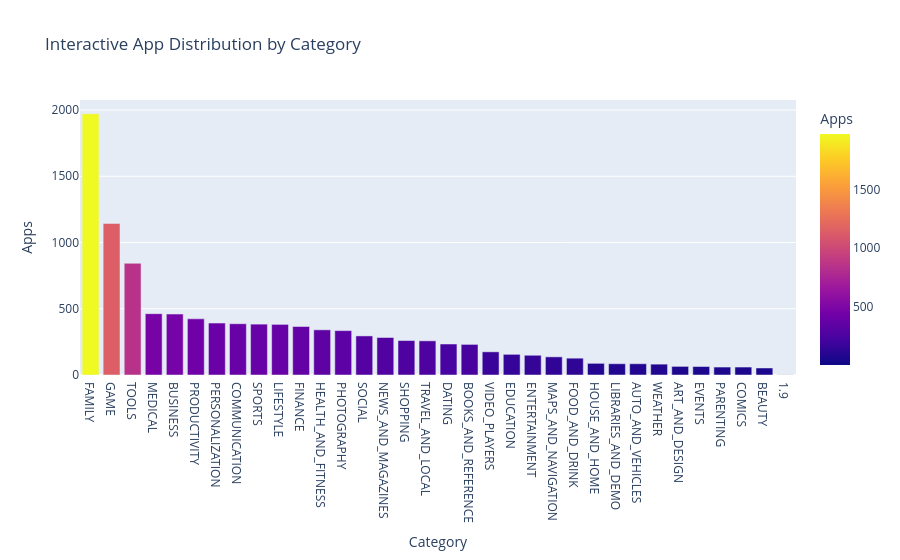

Notebook code cell kept with this figure:
### Code cell
import plotly.express as px

category_count = playstore["Category"].value_counts().reset_index()

category_count.columns = ["Category", "Apps"]

fig = px.bar(
    category_count,
    x="Category",
    y="Apps",
    color="Apps",
    title="Interactive App Distribution by Category"
)

fig.show()

### Figure 1 — Plotly figure (JSON) as saved in the notebook; plotly's stock layout.template omitted (floating-point values rounded to 4 significant figures)
{"data": [{"alignmentgroup": "True", "hovertemplate": "Category=%{x}<br>Apps=%{marker.color}<extra></extra>", "legendgroup": "", "marker": {"color": [1972, 1144, 843, 463, 460, 424, 392, 387, 384, 382, 366, 341, 335, 295, 283, 260, 258, 234, 231, 175, 156, 149, 137, 127, 88, 85, 85, 82, 65, 64, 60, 60, 53, 1], "coloraxis": "coloraxis", "pattern": {"shape": ""}}, "name": "", "offsetgroup": "", "orientation": "v", "showlegend": false, "textposition": "auto", "type": "bar", "x": ["FAMILY", "GAME", "TOOLS", "MEDICAL", "BUSINESS", "PRODUCTIVITY", "PERSONALIZATION", "COMMUNICATION", "SPORTS", "LIFESTYLE", "FINANCE", "HEALTH_AND_FITNESS", "PHOTOGRAPHY", "SOCIAL", "NEWS_AND_MAGAZINES", "SHOPPING", "TRAVEL_AND_LOCAL", "DATING", "BOOKS_AND_REFERENCE", "VIDEO_PLAYERS", "EDUCATION", "ENTERTAINMENT", "MAPS_AND_NAVIGATION", "FOOD_AND_DRINK", "HOUSE_AND_HOME", "LIBRARIES_AND_DEMO", "AUTO_AND_VEHICLES", "WEATHER", "ART_AND_DESIGN", "EVENTS", "PARENTING", "COMICS", "BEAUTY", "1.9"], "xaxis": "x", "y": [1972, 1144, 843, 463, 460, 424, 392, 387, 384, 382, 366, 341, 335, 295, 283, 260, 258, 234, 231, 175, 156, 149, 137, 127, 88, 85, 85, 82, 65, 64, 60, 60, 53, 1], "yaxis": "y"}], "layout": {"autosize": true, "barmode": "relative", "coloraxis": {"colorbar": {"title": {"text": "Apps"}}, "colorscale": [[0, "#0d0887"], [0.1111, "#46039f"], [0.2222, "#7201a8"], [0.3333, "#9c179e"], [0.4444, "#bd3786"], [0.5556, "#d8576b"], [0.6667, "#ed7953"], [0.7778, "#fb9f3a"], [0.8889, "#fdca26"], [1, "#f0f921"]]}, "legend": {"tracegroupgap": 0}, "title": {"text": "Interactive App Distribution by Category"}, "xaxis": {"anchor": "y", "autorange": true, "domain": [0, 1], "range": [-0.5, 33.5], "title": {"text": "Category"}, "type": "category"}, "yaxis": {"anchor": "x", "autorange": true, "domain": [0, 1], "range": [0, 2076.0], "title": {"text": "Apps"}, "type": "linear"}}}
